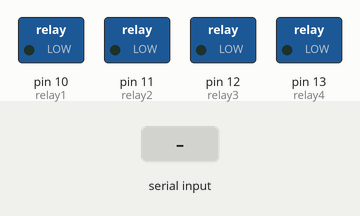
Recording of a sketch running on a simulated Arduino Uno, built with avr-gcc and run on an emulated ATmega328P. Shown: switched loads named in the sketch (green lamp = pin HIGH). Inputs (shaded band) come from the test bench.

Above: at 1.3 s.
1.4 s: "A" received over Serial
At 3.3 s:
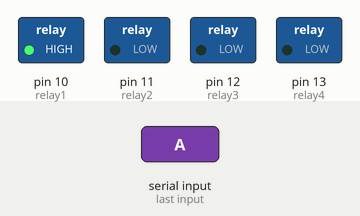
3.6 s: "B" received over Serial
At 5.1 s:
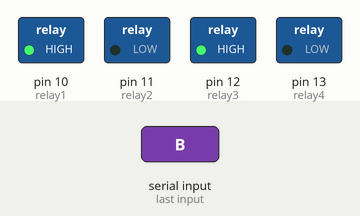
5.6 s: "C" received over Serial
At 6.6 s:
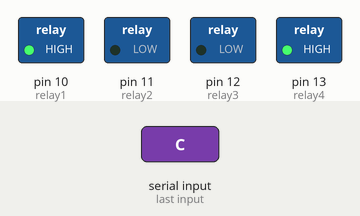
7.6 s: "D" received over Serial
At 9.3 s:
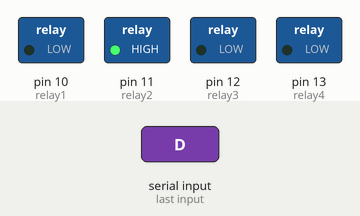
9.6 s: "E" received over Serial
At 10.8 s:
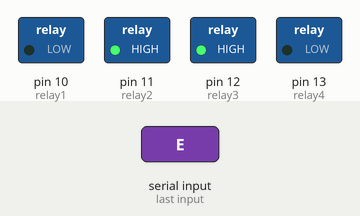
11.6 s: "F" received over Serial
At 13.6 s:
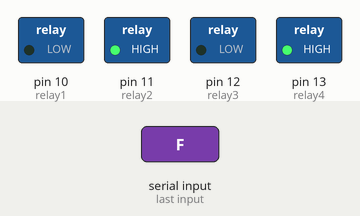
Timing chart, 0 to 14.6 s (numbered marks = the images above; inputs shaded):
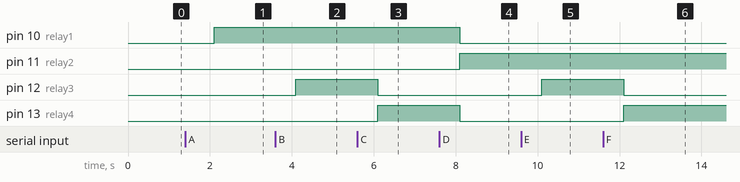

The sketch:

NANO_2.ino
```cpp
#define relay1 10//red light
#define relay2 11  //yellow light
#define relay3 12  //normal sound
#define relay4 13  //emergency sound

int oldRelay;

void setup() {
  Serial.begin(9600);
  delay(100);

  pinMode(relay1, OUTPUT);
  pinMode(relay2, OUTPUT);
  pinMode(relay3, OUTPUT);
  pinMode(relay4, OUTPUT);
  digitalWrite(relay1, LOW);
  digitalWrite(relay2, LOW);
  digitalWrite(relay3, LOW);
  digitalWrite(relay4, LOW);

  oldRelay = 0;
}

void loop() {
  if (Serial.available() > 0){

    int relay = Serial.read();

    if (relay == 65 && relay != oldRelay){
      //red
      oldRelay = relay;
      digitalWrite(relay1, HIGH);
      digitalWrite(relay2, LOW);
      digitalWrite(relay3, LOW);
      digitalWrite(relay4, LOW);
    }else if (relay == 66 && relay != oldRelay){
      //red + normal sound
      oldRelay = relay;
      digitalWrite(relay1, HIGH);
      digitalWrite(relay2, LOW);
      digitalWrite(relay3, HIGH);
      digitalWrite(relay4, LOW);
    }else if (relay == 67 && relay != oldRelay){
      //red + emergency sound
      oldRelay = relay;
      digitalWrite(relay1, HIGH);
      digitalWrite(relay2, LOW);
      digitalWrite(relay3, LOW);
      digitalWrite(relay4, HIGH);
    }else if (relay == 68 && relay != oldRelay){
      //yellow
      oldRelay = relay;
      digitalWrite(relay1, LOW);
      digitalWrite(relay2, HIGH);
      digitalWrite(relay3, LOW);
      digitalWrite(relay4, LOW);
    }else if (relay == 69 && relay != oldRelay){
      //yellow + normal sound
      oldRelay = relay;
      digitalWrite(relay1, LOW);
      digitalWrite(relay2, HIGH);
      digitalWrite(relay3, HIGH);
      digitalWrite(relay4, LOW);
    }else if (relay == 70 && relay != oldRelay){
      //yellow + emergency sound
      oldRelay = relay;
      digitalWrite(relay1, LOW);
      digitalWrite(relay2, HIGH);
      digitalWrite(relay3, LOW);
      digitalWrite(relay4, HIGH);
    }else if (relay == 71 && relay != oldRelay){
      //turn off
      oldRelay = relay;
      digitalWrite(relay1, LOW);
      digitalWrite(relay2, LOW);
      digitalWrite(relay3, LOW);
      digitalWrite(relay4, LOW);
    }
  }

  delay(1000);
}
```

Measured:
- after the input at 1.4 s, pin 10 (relay1): LOW → HIGH after 0.70 s
- after the input at 3.6 s, pin 12 (relay3): LOW → HIGH after 0.50 s
- after the input at 5.6 s, pin 12 (relay3): HIGH → LOW after 0.50 s; pin 13 (relay4): LOW → HIGH after 0.50 s
- after the input at 7.6 s, pin 10 (relay1), pin 13 (relay4): HIGH → LOW after 0.50 s; pin 11 (relay2): LOW → HIGH after 0.50 s
- after the input at 9.6 s, pin 12 (relay3): LOW → HIGH after 0.50 s
- after the input at 11.6 s, pin 12 (relay3): HIGH → LOW after 0.50 s; pin 13 (relay4): LOW → HIGH after 0.50 s
